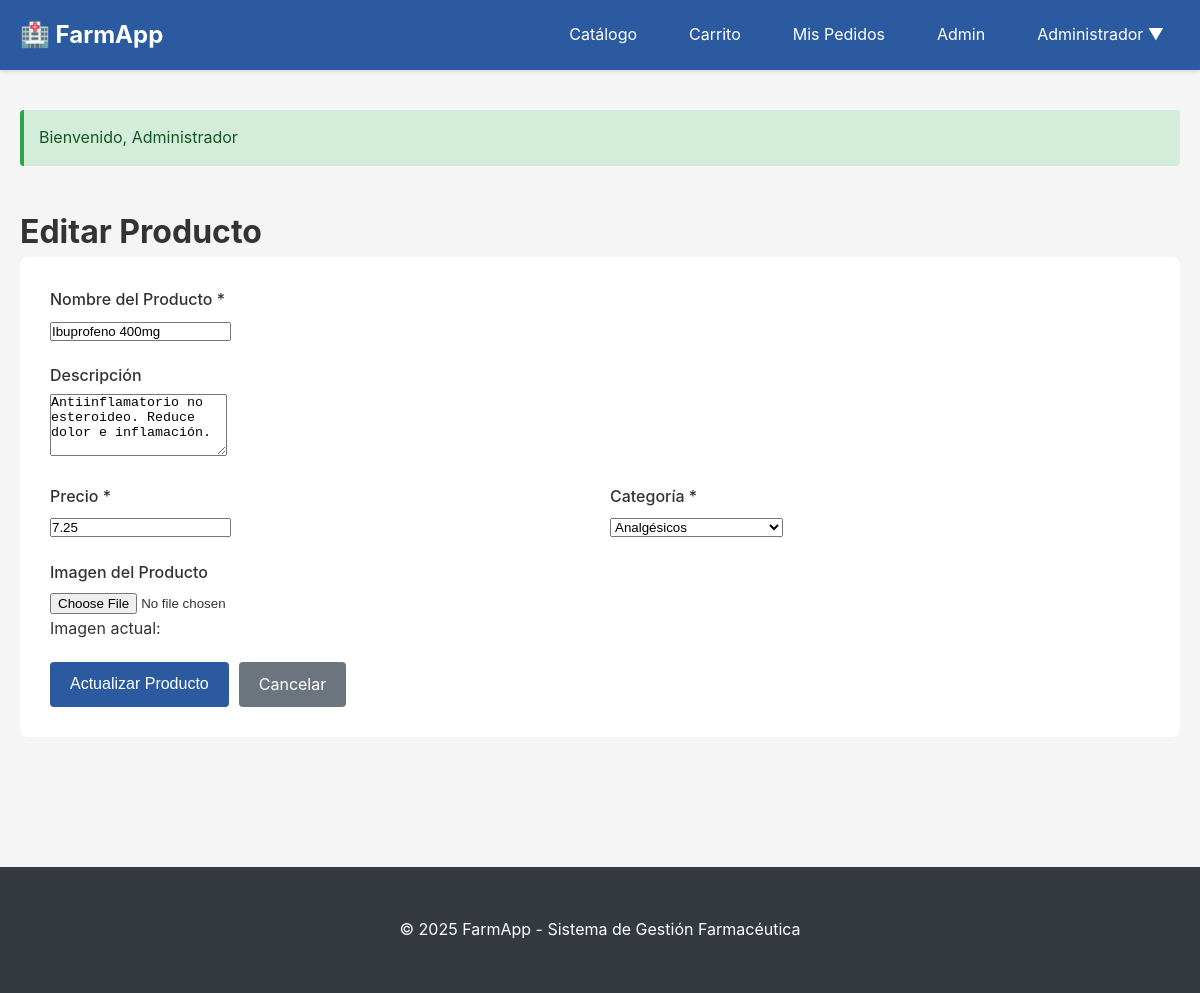
/index.php?action=admin_producto_editar&id=2 (signed in), run on the app's committed database.
### tables this page shows
CREATE TABLE IF NOT EXISTS `productos` (
  `id` int(11) NOT NULL AUTO_INCREMENT,
  `nombre` varchar(200) NOT NULL,
  `descripcion` text,
  `precio` decimal(10,2) NOT NULL,
  `categoria_id` int(11) NOT NULL,
  `imagen` varchar(255) DEFAULT NULL,
  `activo` tinyint(1) NOT NULL DEFAULT 1,
  `created_at` timestamp NOT NULL DEFAULT CURRENT_TIMESTAMP,
  `updated_at` timestamp NOT NULL DEFAULT CURRENT_TIMESTAMP ON UPDATE CURRENT_TIMESTAMP,
  PRIMARY KEY (`id`),
  KEY `categoria_id` (`categoria_id`),
  CONSTRAINT `productos_ibfk_1` FOREIGN KEY (`categoria_id`) REFERENCES `categorias` (`id`) ON DELETE CASCADE
);

CREATE TABLE IF NOT EXISTS `categorias` (
  `id` int(11) NOT NULL AUTO_INCREMENT,
  `nombre` varchar(100) NOT NULL,
  `descripcion` text,
  `activa` tinyint(1) NOT NULL DEFAULT 1,
  `created_at` timestamp NOT NULL DEFAULT CURRENT_TIMESTAMP,
  PRIMARY KEY (`id`)
);

### config/database.php (called while the page is built, shortened)
<?php
class Database {
    private static $instance = null;
    private $connection;
    private $isProduction = false;
    private $configLocal = [
        'host' => 'localhost',
        'dbname' => 'farmapp',
        'username' => 'root',
        'password' => '1003418409',
        'charset' => 'utf8mb4'
    ];
    private $configProduction = [
        'host' => 'sqlXXX.epizy.com',
        'dbname' => 'epiz_XXXXXX_farmapp',
        'username' => 'epiz_XXXXXX',
        'password' => 'tu_password_aqui',
        'charset' => 'utf8mb4'
    ];
    private function getConfig() {
        return $this->isProduction ? $this->configProduction : $this->configLocal;
    }
    private function __construct() {
        try {
            $config = $this->getConfig();
            $dsn = "mysql:host={$config['host']};dbname={$config['dbname']};charset={$config['charset']}";
            $options = [
                PDO::ATTR_ERRMODE            => PDO::ERRMODE_EXCEPTION,
                PDO::ATTR_DEFAULT_FETCH_MODE => PDO::FETCH_ASSOC,
                PDO::ATTR_EMULATE_PREPARES   => false,
            ];
            $this->connection = new PDO($dsn, $config['username'], $config['password'], $options);
        } catch (PDOException $e) {
            $env = $this->isProduction ? 'PRODUCCIÓN' : 'LOCALHOST';
            die("Error de conexión a la base de datos ({$env}): " . $e->getMessage() .
                "<br><br>Verifica la configuración en config/database.php");
        }
    }
    public static function getInstance() {
        if (self::$instance === null) {
            self::$instance = new self();
        }
        return self::$instance;
    }
    public function getConnection() {
        return $this->connection;
    }
}

### models/Producto.php (called while the page is built, shortened)
<?php
require_once __DIR__ . '/../config/database.php';
class Producto {
    private $db;
    public function __construct() {
        $this->db = Database::getInstance()->getConnection();
    }
    public function obtenerPorId($id) {
        $stmt = $this->db->prepare("
            SELECT p.*, c.nombre as categoria_nombre,
                   i.cantidad as stock, i.fecha_caducidad, i.stock_minimo, i.lote
            FROM productos p
            INNER JOIN categorias c ON p.categoria_id = c.id
            LEFT JOIN inventario i ON p.id = i.producto_id
            WHERE p.id = ?
        ");
        $stmt->execute([$id]);
        return $stmt->fetch();
    }
}

### models/Categoria.php (called while the page is built, shortened)
<?php
require_once __DIR__ . '/../config/database.php';
class Categoria {
    private $db;
    public function __construct() {
        $this->db = Database::getInstance()->getConnection();
    }
    public function obtenerTodas() {
        $stmt = $this->db->query("
            SELECT * FROM categorias
            WHERE activa = 1
            ORDER BY nombre ASC
        ");
        return $stmt->fetchAll();
    }
}

### views/admin/producto_form.php (the view, shortened to what this page needs)
<?php
require_once __DIR__ . '/../layout/header.php';
$esEdicion = isset($producto) && !empty($producto);
?>
<div class="container">
    <h1><?php echo $esEdicion ? 'Editar Producto' : 'Nuevo Producto'; ?></h1>
    <form method="POST" enctype="multipart/form-data" class="form-card">
        <div class="form-group">
            <label for="nombre">Nombre del Producto *</label>
            <input type="text" id="nombre" name="nombre" required
                   value="<?php echo htmlspecialchars($producto['nombre'] ?? ''); ?>">
        </div>
        <div class="form-group">
            <label for="descripcion">Descripción</label>
            <textarea id="descripcion" name="descripcion" rows="4"><?php echo htmlspecialchars($producto['descripcion'] ?? ''); ?></textarea>
        </div>
        <div class="form-row">
            <div class="form-group">
                <label for="precio">Precio *</label>
                <input type="number" id="precio" name="precio" step="0.01" min="0" required
                       value="<?php echo $producto['precio'] ?? ''; ?>">
            </div>
            <div class="form-group">
                <label for="categoria_id">Categoría *</label>
                <select id="categoria_id" name="categoria_id" required>
                    <?php foreach ($categorias as $categoria): ?>
                        <option value="<?php echo $categoria['id']; ?>"
                                <?php echo (isset($producto['categoria_id']) && $producto['categoria_id'] == $categoria['id']) ? 'selected' : ''; ?>>
                            <?php echo htmlspecialchars($categoria['nombre']); ?>
                        </option>
                    <?php endforeach; ?>
                </select>
            </div>
        </div>
        <div class="form-group">
            <label for="imagen">Imagen del Producto</label>
            <input type="file" id="imagen" name="imagen" accept="image/*">
            <?php if ($esEdicion && !empty($producto['imagen'])): ?>
                <p>Imagen actual: <img src="<?php echo BASE_URL; ?>/public/images/productos/<?php echo htmlspecialchars($producto['imagen']); ?>"
                                       alt="" class="preview-img"></p>
            <?php endif; ?>
        </div>
        <div class="form-actions">
            <button type="submit" class="btn btn-primary"><?php echo $esEdicion ? 'Actualizar' : 'Crear'; ?> Producto</button>
            <a href="<?php echo BASE_URL; ?>/index.php?action=admin_productos" class="btn btn-secondary">Cancelar</a>
        </div>
    </form>
</div>
<?php
require_once __DIR__ . '/../layout/footer.php';
?>

### public/css/style.css (style rules this page uses)
* { margin: 0; padding: 0; box-sizing: border-box; }
:root { --primary-color: #2c5aa0; --secondary-color: #4a90e2; --success-color: #28a745; --danger-color: #dc3545; --warning-color: #ffc107; --dark-color: #343a40; --light-color: #f8f9fa; --border-color: #dee2e6; --text-color: #333; --text-muted: #6c757d; }
body { font-family: -apple-system, BlinkMacSystemFont, 'Segoe UI', Roboto, 'Helvetica Neue', Arial, sans-serif; line-height: 1.6; color: var(--text-color); background-color: #f5f5f5; }
.container { max-width: 1200px; margin: 0 auto; padding: 20px; }
.btn { display: inline-block; padding: 10px 20px; border: none; border-radius: 4px; text-decoration: none; cursor: pointer; font-size: 1rem; transition: all 0.3s; text-align: center; }
.btn-primary { background-color: var(--primary-color); color: white; }
.btn-secondary { background-color: var(--text-muted); color: white; }
.form-group { margin-bottom: 20px; }
.form-group label { display: block; margin-bottom: 5px; font-weight: 500; }
.form-row { display: grid; grid-template-columns: repeat(auto-fit, minmax(250px, 1fr)); gap: 20px; }
.form-actions { display: flex; gap: 10px; margin-top: 20px; }
.form-card { background: white; padding: 30px; border-radius: 8px; margin-bottom: 30px; }

### data on the page
productos: nombre "Ibuprofeno 400mg", descripcion "Antiinflamatorio no esteroideo. Reduce dolor e inflamación.", precio "7.25", categoria_id "Analgésicos"

### other printed values
Auth::user()['nombre'] "Administrador"
$_SESSION['success'] "Bienvenido, Administrador"
